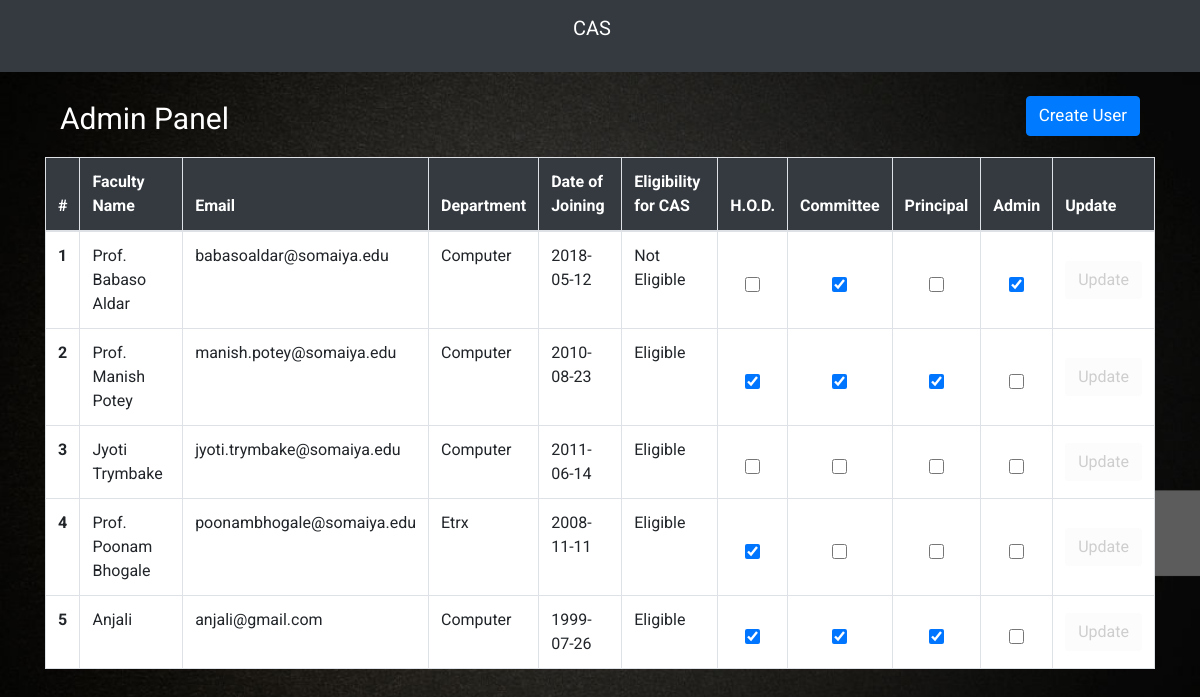
/adminpanel.php, run on an earlier commit of the app's database.
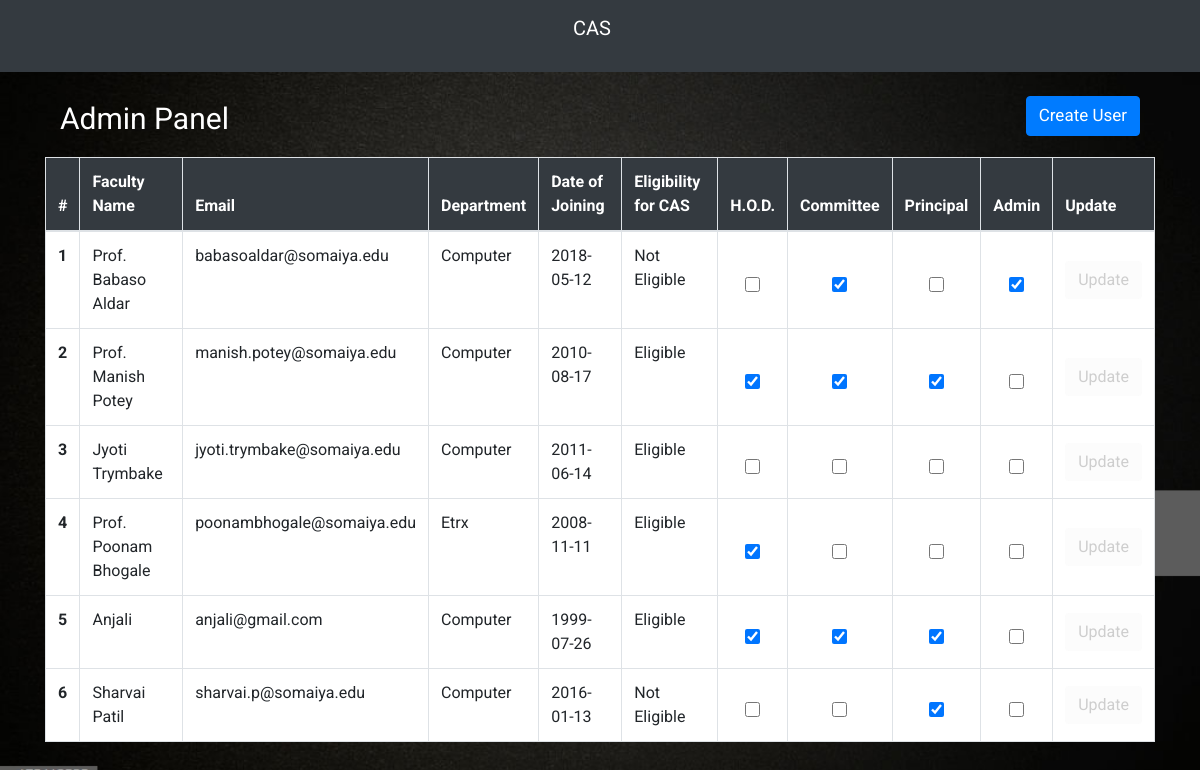
And on a later commit of the database.
### tables this page shows
CREATE TABLE `faculty_table` (
  `id` int(11) NOT NULL,
  `faculty_name` varchar(100) NOT NULL,
  `email` varchar(50) NOT NULL,
  `password` varchar(256) NOT NULL,
  `date_of_joining` date NOT NULL,
  `department` varchar(50) NOT NULL,
  `profilePicLocation` varchar(100) NOT NULL DEFAULT 'defaults/default_userprofile_pic.png',
  `hod` int(11) NOT NULL,
  `committee` int(11) NOT NULL,
  `principal` int(11) NOT NULL,
  `admin` int(11) NOT NULL
);

### adminpanel.php (the view, shortened to what this page needs)
<?php
include 'dbh.php';
include 'top.php';
?>
	<nav class="navbar bg-dark">
		<p class="navbar-brand" style="color:white;width:100%;text-align:center">CAS</p>
	</nav><br>
	<div class="container">
		<div class="row justify-content-center">
			<div class="col-md-12">
				<div class="container-fluid">
				  	<div class="row">
				  		<div class="col-md-6 text-left">
						   <p style="color: white;font-size: 30px">Admin Panel</p>
				        </div>
				        <div class="col-md-6 text-right">
				        	<form class="" method="POST" action="createuser.php">
							 	<button type="submit" class="btn btn-primary custom-button-width .navbar-right" style="font-size: 17px">Create User</button>
					    	</form>
						</div>
				  	</div>
				</div>
				<div class="admin-table">
				<table class="table table-bordered" style="background-color: white">
				  	<thead style="color: white">
					    <tr>
					      	<th scope="col" style="background-color: #343a40">#</th>
					      	<th scope="col" style="background-color: #343a40">Faculty Name</th>
					      	<th scope="col" style="background-color: #343a40">Email</th>
					      	<th scope="col" style="background-color: #343a40">Department</th>
					      	<th scope="col" style="background-color: #343a40">Date of Joining</th>
					      	<th scope="col" style="background-color: #343a40">Eligibility for CAS</th>
					      	<th scope="col" style="background-color: #343a40">H.O.D.</th>
					      	<th scope="col" style="background-color: #343a40">Committee</th>
					      	<th scope="col" style="background-color: #343a40">Principal</th>
					      	<th scope="col" style="background-color: #343a40">Admin</th>
					      	<th scope="col" style="background-color: #343a40">Update</th>
					    </tr>
				  	</thead>
				  	<tbody>
				  		<?php
				  		$sql="SELECT id, faculty_name, email, date_of_joining, department, hod, committee, principal, admin FROM faculty_table";
				  		$result=mysqli_query($conn,$sql);
				  		while($row=mysqli_fetch_assoc($result))
				  		{
				  			$id=$row['id'];
				  			$faculty_name=$row['faculty_name'];
				  			$email=$row['email'];
				  			$date_of_joining=$row['date_of_joining'];
				  			$department=$row['department'];
				  			$hod=$row['hod'];
				  			$committee=$row['committee'];
				  			$principal=$row['principal'];
				  			$admin=$row['admin'];
					  		?>
						    <tr>
						      	<th scope="row"><?php echo $id; ?></th>
						      	<td><?php echo $faculty_name; ?></td>
						      	<td><?php echo $email; ?></td>
						      	<td><?php echo $department; ?></td>
						      	<td><?php echo $date_of_joining; ?></td>
						    <?php
							$now = time();
							$your_date = strtotime($date_of_joining);
							$datediff = $now - $your_date;
							$years = floor($datediff / (365*60*60*24));
						    if($years>=5)
						    {
						    	?>
						    	<td>Eligible</td>
						    	<?php
						    }
						    else
						    {
						    	?>
						    	<td>Not Eligible</td>
						    	<?php
						    }
						    ?>
						      	<form class="update-rights-form" id="update-rights-form-<?php echo $id; ?>" action="" method="POST">
						      		<td class="table-center">
						      			<?php
						      			if($hod==1)
						      			{
						      				?>
						      				<input type="checkbox" class="admin-table-checkbox" name="hod" id="hod<?php echo $id; ?>" value="hod" checked>
						      				<?php
						      			}
						      			else
						      			{
						      				?>
						      				<input type="checkbox" class="admin-table-checkbox" name="hod" id="hod<?php echo $id; ?>" value="hod">
						      				<?php
						      			}
						      			?>
		  							</td>
		  							<td class="table-center">
		  								<?php
		  								if($committee==1)
		  								{
		  									?>
		  									<input type="checkbox" class="admin-table-checkbox" name="committee" id="committee<?php echo $id; ?>" value="committee" checked>
		  									<?php
		  								}
		  								else
		  								{
		  									?>
		  									<input type="checkbox" class="admin-table-checkbox" name="committee" id="committee<?php echo $id; ?>" value="committee">
		  									<?php
		  								}
		  								?>
		  							</td>
		  							<td class="table-center">
		  								<?php
		  								if($principal==1)
		  								{
		  									?>
		  									<input type="checkbox" class="admin-table-checkbox" name="principal" id="principal<?php echo $id; ?>" value="principal" checked>
		  									<?php
		  								}
		  								else
		  								{
		  									?>
		  									<input type="checkbox" class="admin-table-checkbox" name="principal"id="principal<?php echo $id; ?>"  value="principal">
		  									<?php
		  								}
		  								?>
		  							</td>
		  							<td class="table-center">
		  								<?php
		  								if($admin==1)
		  								{
		  									?>
		  									<input type="checkbox" class="admin-table-checkbox" name="admin" id="admin<?php echo $id; ?>" value="admin" checked>
		  									<?php
		  								}
		  								else
		  								{
		  									?>
		  									<input type="checkbox" class="admin-table-checkbox" name="admin" id="admin<?php echo $id; ?>" value="admin">
		  									<?php
		  								}
		  								?>
		  							</td>
		  							<td class="table-center">
		  								<button type="submit" name="submit" class="btn btn-default" id="update<?php echo $id; ?>" disabled>Update</button>
		  							</td>
						      	</form>
						    </tr>
						    <?php
						}
					    ?>
				  </tbody>
				</table>
				</div>
			</div>
		</div>
	</div>
</body>
</html>

### top.php (shortened to what this page needs)
<!DOCTYPE html>
<html>
<head>
	<link rel="stylesheet" href="https://maxcdn.bootstrapcdn.com/bootstrap/4.1.3/css/bootstrap.min.css">
	<link href="https://stackpath.bootstrapcdn.com/font-awesome/4.7.0/css/font-awesome.min.css" rel="stylesheet">
	<link href="//netdna.bootstrapcdn.com/font-awesome/4.1.0/css/font-awesome.min.css" rel="stylesheet">
	<link rel="stylesheet" type="text/css" href="Frontend/global.css">
</head>
<body>

### Frontend/global.css (style rules this page uses)
* { margin: 0px; padding: 0px; font-family: 'Roboto', sans-serif; }
body { background-color: #343a40 !important; background-size: cover; background-attachment: fixed; font-family: new time roman; background-image: url(img/back1.jpg); }
td.table-center { text-align: center; vertical-align: middle; }
.admin-table { overflow-x:auto; }
input[type="checkbox"] { margin-top: 15px; width: 15px; height: 15px; }

What changed in the data, as far as the page shows it:
changed faculty_table "Prof. Manish Potey": date_of_joining "2010-08-23" → "2010-08-17"
added faculty_table: id "6", faculty_name "Sharvai Patil", email "sharvai.p@somaiya.edu", department "Computer", date_of_joining "2016-01-13", shows "Not Eligible"
